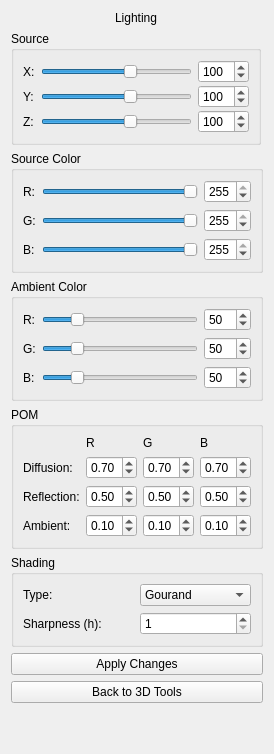
      <widget class="QWidget" name="Osvetlenie">
       <layout class="QVBoxLayout" name="verticalLayout_3">
        <item>
         <widget class="QLabel" name="label_13">
          <property name="maximumSize">
           <size>
            <width>250</width>
            <height>25</height>
           </size>
          </property>
          <property name="text">
           <string>Lighting</string>
          </property>
          <property name="alignment">
           <set>Qt::AlignCenter</set>
          </property>
         </widget>
        </item>
        <item>
         <widget class="QGroupBox" name="groupBox_9">
          <property name="maximumSize">
           <size>
            <width>250</width>
            <height>400</height>
           </size>
          </property>
          <property name="title">
           <string>Source</string>
          </property>
          <layout class="QGridLayout" name="gridLayout_8">
           <property name="verticalSpacing">
            <number>2</number>
           </property>
           <item row="1" column="1">
            <widget class="QSlider" name="horizontalSliderSourceY">
             <property name="minimum">
              <number>-500</number>
             </property>
             <property name="maximum">
              <number>500</number>
             </property>
             <property name="value">
              <number>100</number>
             </property>
             <property name="orientation">
              <enum>Qt::Horizontal</enum>
             </property>
            </widget>
           </item>
           <item row="0" column="1">
            <widget class="QSlider" name="horizontalSliderSourceX">
             <property name="maximumSize">
              <size>
               <width>220</width>
               <height>25</height>
              </size>
             </property>
             <property name="minimum">
              <number>-500</number>
             </property>
             <property name="maximum">
              <number>500</number>
             </property>
             <property name="value">
              <number>100</number>
             </property>
             <property name="orientation">
              <enum>Qt::Horizontal</enum>
             </property>
            </widget>
           </item>
           <item row="2" column="1">
            <widget class="QSlider" name="horizontalSliderSourceZ">
             <property name="minimum">
              <number>-500</number>
             </property>
             <property name="maximum">
              <number>500</number>
             </property>
             <property name="value">
              <number>100</number>
             </property>
             <property name="orientation">
              <enum>Qt::Horizontal</enum>
             </property>
            </widget>
           </item>
           <item row="1" column="0">
            <widget class="QLabel" name="label_15">
             <property name="text">
              <string>Y:</string>
             </property>
            </widget>
           </item>
           <item row="2" column="0">
            <widget class="QLabel" name="label_16">
             <property name="text">
              <string>Z:</string>
             </property>
            </widget>
           </item>
           <item row="0" column="0">
            <widget class="QLabel" name="label_14">
             <property name="maximumSize">
              <size>
               <width>20</width>
               <height>25</height>
              </size>
             </property>
             <property name="text">
              <string>X:</string>
             </property>
            </widget>
           </item>
           <item row="0" column="2">
            <widget class="QSpinBox" name="spinBoxSourceX">
             <property name="minimum">
              <number>-500</number>
             </property>
             <property name="maximum">
              <number>500</number>
             </property>
             <property name="value">
              <number>100</number>
             </property>
            </widget>
           </item>
           <item row="1" column="2">
            <widget class="QSpinBox" name="spinBoxSourceY">
             <property name="minimum">
              <number>-500</number>
             </property>
             <property name="maximum">
              <number>500</number>
             </property>
             <property name="value">
              <number>100</number>
             </property>
            </widget>
           </item>
           <item row="2" column="2">
            <widget class="QSpinBox" name="spinBoxSourceZ">
             <property name="minimum">
              <number>-500</number>
             </property>
             <property name="maximum">
              <number>500</number>
             </property>
             <property name="value">
              <number>100</number>
             </property>
            </widget>
           </item>
          </layout>
         </widget>
        </item>
        <item>
         <widget class="QGroupBox" name="groupBox_10">
          <property name="title">
           <string>Source Color</string>
          </property>
          <layout class="QGridLayout" name="gridLayout_9">
           <item row="0" column="0">
            <widget class="QLabel" name="label_17">
             <property name="text">
              <string>R:</string>
             </property>
            </widget>
           </item>
           <item row="1" column="0">
            <widget class="QLabel" name="label_18">
             <property name="text">
              <string>G:</string>
             </property>
            </widget>
           </item>
           <item row="2" column="1">
            <widget class="QSlider" name="horizontalSliderSourceColorB">
             <property name="maximum">
              <number>255</number>
             </property>
             <property name="value">
              <number>255</number>
             </property>
             <property name="orientation">
              <enum>Qt::Horizontal</enum>
             </property>
            </widget>
           </item>
           <item row="2" column="0">
            <widget class="QLabel" name="label_19">
             <property name="text">
              <string>B:</string>
             </property>
            </widget>
           </item>
           <item row="1" column="1">
            <widget class="QSlider" name="horizontalSliderSourceColorG">
             <property name="maximum">
              <number>255</number>
             </property>
             <property name="value">
              <number>255</number>
             </property>
             <property name="orientation">
              <enum>Qt::Horizontal</enum>
             </property>
            </widget>
           </item>
           <item row="0" column="1">
            <widget class="QSlider" name="horizontalSliderSourceColorR">
             <property name="maximum">
              <number>255</number>
             </property>
             <property name="value">
              <number>255</number>
             </property>
             <property name="orientation">
              <enum>Qt::Horizontal</enum>
             </property>
            </widget>
           </item>
           <item row="0" column="2">
            <widget class="QSpinBox" name="spinBoxSourceColorR">
             <property name="maximum">
              <number>255</number>
             </property>
             <property name="value">
              <number>255</number>
             </property>
            </widget>
           </item>
           <item row="1" column="2">
            <widget class="QSpinBox" name="spinBoxSourceColorG">
             <property name="maximum">
              <number>255</number>
             </property>
             <property name="value">
              <number>255</number>
             </property>
            </widget>
           </item>
           <item row="2" column="2">
            <widget class="QSpinBox" name="spinBoxSourceColorB">
             <property name="maximum">
              <number>255</number>
             </property>
             <property name="value">
              <number>255</number>
             </property>
            </widget>
           </item>
          </layout>
         </widget>
        </item>
        <item>
         <widget class="QGroupBox" name="groupBox_11">
          <property name="title">
           <string>Ambient Color</string>
          </property>
          <layout class="QGridLayout" name="gridLayout_10">
           <item row="0" column="0">
            <widget class="QLabel" name="label_20">
             <property name="text">
              <string>R:</string>
             </property>
            </widget>
           </item>
           <item row="2" column="1">
            <widget class="QSlider" name="horizontalSliderAmbientColorB">
             <property name="maximum">
              <number>255</number>
             </property>
             <property name="value">
              <number>50</number>
             </property>
             <property name="orientation">
              <enum>Qt::Horizontal</enum>
             </property>
            </widget>
           </item>
           <item row="1" column="0">
            <widget class="QLabel" name="label_21">
             <property name="text">
              <string>G:</string>
             </property>
            </widget>
           </item>
           <item row="2" column="0">
            <widget class="QLabel" name="label_22">
             <property name="text">
              <string>B:</string>
             </property>
            </widget>
           </item>
           <item row="1" column="1">
            <widget class="QSlider" name="horizontalSliderAmbientColorG">
             <property name="maximum">
              <number>255</number>
             </property>
             <property name="value">
              <number>50</number>
             </property>
             <property name="orientation">
              <enum>Qt::Horizontal</enum>
             </property>
            </widget>
           </item>
           <item row="0" column="1">
            <widget class="QSlider" name="horizontalSliderAmbientColorR">
             <property name="maximum">
              <number>255</number>
             </property>
             <property name="value">
              <number>50</number>
             </property>
             <property name="orientation">
              <enum>Qt::Horizontal</enum>
             </property>
            </widget>
           </item>
           <item row="0" column="2">
            <widget class="QSpinBox" name="spinBoxAmbientColorR">
             <property name="maximum">
              <number>255</number>
             </property>
             <property name="value">
              <number>50</number>
             </property>
            </widget>
           </item>
           <item row="1" column="2">
            <widget class="QSpinBox" name="spinBoxAmbientColorG">
             <property name="maximum">
              <number>255</number>
             </property>
             <property name="value">
              <number>50</number>
             </property>
            </widget>
           </item>
           <item row="2" column="2">
            <widget class="QSpinBox" name="spinBoxAmbientColorB">
             <property name="maximum">
              <number>255</number>
             </property>
             <property name="value">
              <number>50</number>
             </property>
            </widget>
           </item>
          </layout>
         </widget>
        </item>
        <item>
         <widget class="QGroupBox" name="groupBox_12">
          <property name="title">
           <string>POM</string>
          </property>
          <layout class="QGridLayout" name="gridLayout_11">
           <item row="0" column="2">
            <widget class="QLabel" name="label_24">
             <property name="text">
              <string>G</string>
             </property>
            </widget>
           </item>
           <item row="2" column="0">
            <widget class="QLabel" name="label_27">
             <property name="text">
              <string>Reflection:</string>
             </property>
            </widget>
           </item>
           <item row="0" column="3">
            <widget class="QLabel" name="label_25">
             <property name="text">
              <string>B</string>
             </property>
            </widget>
           </item>
           <item row="1" column="0">
            <widget class="QLabel" name="label_26">
             <property name="text">
              <string>Diffusion:</string>
             </property>
            </widget>
           </item>
           <item row="0" column="1">
            <widget class="QLabel" name="label_23">
             <property name="maximumSize">
              <size>
               <width>16777215</width>
               <height>25</height>
              </size>
             </property>
             <property name="text">
              <string>R</string>
             </property>
            </widget>
           </item>
           <item row="3" column="0">
            <widget class="QLabel" name="label_28">
             <property name="text">
              <string>Ambient:</string>
             </property>
            </widget>
           </item>
           <item row="1" column="1">
            <widget class="QDoubleSpinBox" name="doubleSpinBoxDiffusionR">
             <property name="maximum">
              <double>1.000000000000000</double>
             </property>
             <property name="singleStep">
              <double>0.100000000000000</double>
             </property>
             <property name="value">
              <double>0.700000000000000</double>
             </property>
            </widget>
           </item>
           <item row="1" column="2">
            <widget class="QDoubleSpinBox" name="doubleSpinBoxDiffusionG">
             <property name="maximum">
              <double>1.000000000000000</double>
             </property>
             <property name="singleStep">
              <double>0.100000000000000</double>
             </property>
             <property name="value">
              <double>0.700000000000000</double>
             </property>
            </widget>
           </item>
           <item row="1" column="3">
            <widget class="QDoubleSpinBox" name="doubleSpinBoxDiffusionB">
             <property name="decimals">
              <number>2</number>
             </property>
             <property name="maximum">
              <double>1.000000000000000</double>
             </property>
             <property name="singleStep">
              <double>0.100000000000000</double>
             </property>
             <property name="value">
              <double>0.700000000000000</double>
             </property>
            </widget>
           </item>
           <item row="2" column="1">
            <widget class="QDoubleSpinBox" name="doubleSpinBoxReflectionR">
             <property name="maximum">
              <double>1.000000000000000</double>
             </property>
             <property name="singleStep">
              <double>0.100000000000000</double>
             </property>
             <property name="value">
              <double>0.500000000000000</double>
             </property>
            </widget>
           </item>
           <item row="2" column="2">
            <widget class="QDoubleSpinBox" name="doubleSpinBoxReflectionG">
             <property name="maximum">
              <double>1.000000000000000</double>
             </property>
             <property name="singleStep">
              <double>0.100000000000000</double>
             </property>
             <property name="value">
              <double>0.500000000000000</double>
             </property>
            </widget>
           </item>
           <item row="2" column="3">
            <widget class="QDoubleSpinBox" name="doubleSpinBoxReflectionB">
             <property name="maximum">
              <double>1.000000000000000</double>
             </property>
             <property name="singleStep">
              <double>0.100000000000000</double>
             </property>
             <property name="value">
              <double>0.500000000000000</double>
             </property>
            </widget>
           </item>
           <item row="3" column="1">
            <widget class="QDoubleSpinBox" name="doubleSpinBoxAmbientR">
             <property name="maximum">
              <double>1.000000000000000</double>
             </property>
             <property name="singleStep">
              <double>0.100000000000000</double>
             </property>
             <property name="value">
              <double>0.100000000000000</double>
             </property>
            </widget>
           </item>
           <item row="3" column="2">
            <widget class="QDoubleSpinBox" name="doubleSpinBoxAmbientG">
             <property name="maximum">
              <double>1.000000000000000</double>
             </property>
             <property name="singleStep">
              <double>0.100000000000000</double>
             </property>
             <property name="value">
              <double>0.100000000000000</double>
             </property>
            </widget>
           </item>
           <item row="3" column="3">
            <widget class="QDoubleSpinBox" name="doubleSpinBoxAmbientB">
             <property name="maximum">
              <double>1.000000000000000</double>
             </property>
             <property name="singleStep">
              <double>0.100000000000000</double>
             </property>
             <property name="value">
              <double>0.100000000000000</double>
             </property>
            </widget>
           </item>
          </layout>
         </widget>
        </item>
        <item>
         <widget class="QGroupBox" name="groupBox_13">
          <property name="title">
           <string>Shading</string>
          </property>
          <layout class="QGridLayout" name="gridLayout_12">
           <item row="1" column="1">
            <widget class="QSpinBox" name="spinBoxSharpness">
             <property name="minimum">
              <number>1</number>
             </property>
             <property name="maximum">
              <number>50</number>
             </property>
            </widget>
           </item>
           <item row="0" column="1">
            <widget class="QComboBox" name="comboBoxShading">
             <item>
              <property name="text">
               <string>Gourand</string>
              </property>
             </item>
             <item>
              <property name="text">
               <string>Constant</string>
              </property>
             </item>
            </widget>
           </item>
           <item row="1" column="0">
            <widget class="QLabel" name="label_30">
             <property name="text">
              <string>Sharpness (h):</string>
             </property>
            </widget>
           </item>
           <item row="0" column="0">
            <widget class="QLabel" name="label_31">
             <property name="text">
              <string>Type:</string>
             </property>
            </widget>
           </item>
          </layout>
         </widget>
        </item>
        <item>
         <widget class="QPushButton" name="pushButtonApplyChanges">
          <property name="text">
           <string>Apply Changes</string>
          </property>
         </widget>
        </item>
        <item>
         <widget class="QPushButton" name="pushButtonBack">
          <property name="text">
           <string>Back to 3D Tools</string>
          </property>
         </widget>
        </item>
        <item>
         <spacer name="verticalSpacer_2">
          <property name="orientation">
           <enum>Qt::Vertical</enum>
          </property>
          <property name="sizeHint" stdset="0">
           <size>
            <width>20</width>
            <height>40</height>
           </size>
          </property>
         </spacer>
        </item>
       </layout>
      </widget>
